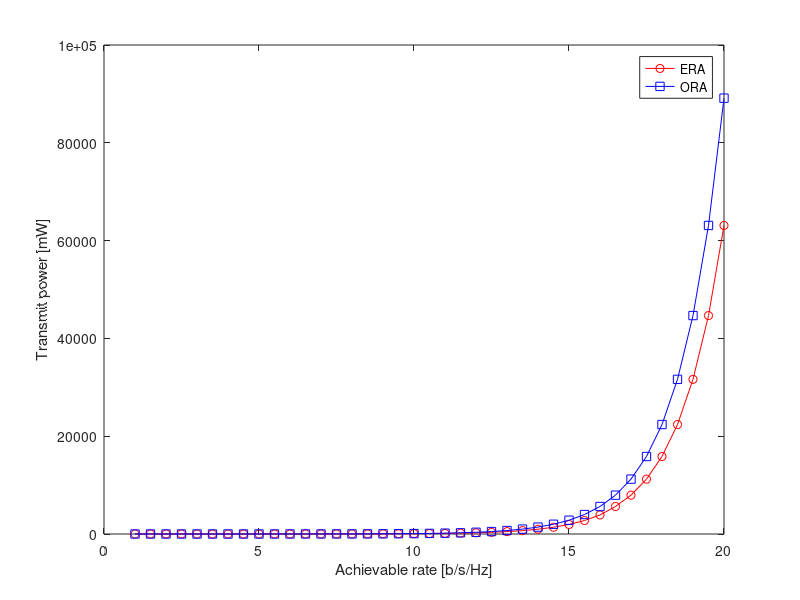
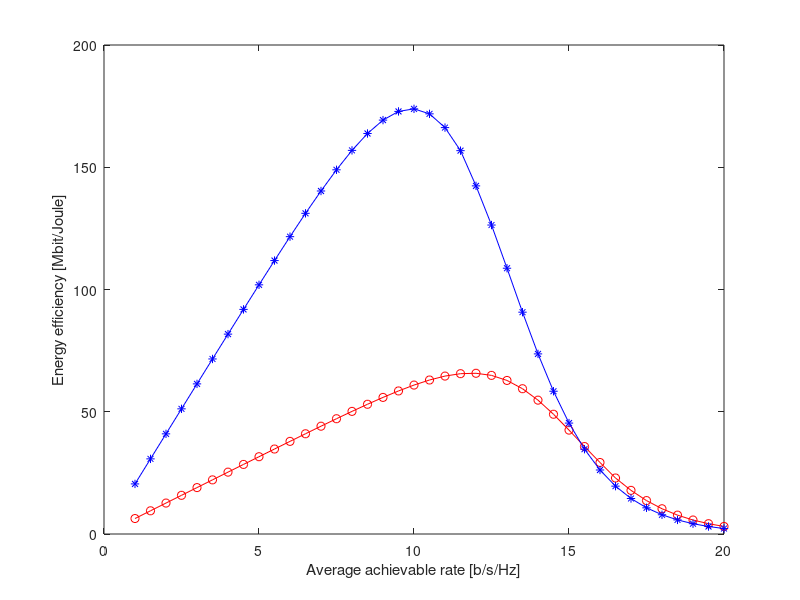

Here is the MATLAB script that generated these plots, in order: (Note: this script raises an error after producing the figures.)
clear;
close all;

sim_trials = 5*1e5; %Number of simulation trails

% R_th = 5; %Predefined data rate bit/s/Hz
% SNR_th = 2^R_th-1; %Predefined SNR threshold

N_RIS = 5; %Number of RISs

% L = randi([20, 30], 1, N_RIS); %Number of elements at each RIS
% L = 25*ones(1, N_RIS); %Element setting L1
% L = 40*ones(1, N_RIS); %Element setting L2
% L = [20 30 40 50 60]; %Element setting L3
L = [60 50 40 30 20]; %Element setting L4

kappa_nl = 1; %Amplitude reflection coefficient

%Nakagami m parameter (random)
% m_0 = 2.5 + rand; %Scale parameter, Heuristic setting
m_0 = 3.551542983398091;

% m_h = 2.5 + rand(N_RIS, 1);
m_h = [2.72692063869142;3.18539808499718;2.97177594571026;2.97218021688479;2.98236942594706];

% m_g = 2.5 + rand(N_RIS, 1);
m_g = [3.24995839689103;2.63233191045873;3.16576836183012;3.40081750859119;3.45261429002219];

%--------------------------------------------------------------------------
%Network area
x_area_min = 0;
x_area_max = 100;
y_area_min = 0;
y_area_max = 10;

%Source location
x_source = x_area_min;
y_source = y_area_min;

%Destination location
x_des = x_area_max;
y_des = y_area_min;

%Random topology
x_RIS = x_area_min + (x_area_max-x_area_min)*rand(N_RIS, 1); % [num_RIS x 1] vector
y_RIS = y_area_min + (y_area_max-y_area_min)*rand(N_RIS, 1);

% %Location setting D1
% x_RIS = [7; 13; 41; 75; 93];
% y_RIS = [2; 6; 8; 4; 3];

%Location setting D2
x_RIS = [5; 13; 37; 69; 91];
y_RIS = [2; 7; 6; 1; 3];

% %Line topology
% x_RIS = linspace(x_area_min+x_area_max/N_RIS, x_area_max-x_area_max/N_RIS, N_RIS)'; % [num_RIS x 1] vector
% y_RIS = y_area_max*ones(N_RIS, 1);

%Compute location of nodes
pos_source = [x_source, y_source];
pos_des = [x_des, y_des];
pos_RIS = [x_RIS, y_RIS]; %[num_RIS x 2] matrix

%Compute distances
d_sr = sqrt(sum((pos_source - pos_RIS).^2 , 2)); %[num_RIS x 1] vector
d_rd = sqrt(sum((pos_RIS - pos_des).^2 , 2));
d_sd = sqrt(sum((pos_source - pos_des).^2 , 2));

%--------------------------------------------------------------------------
%Path-loss model
%Carrier frequency (in GHz)
fc = 3; % GHz

%3GPP Urban Micro in 3GPP TS 36.814, Mar. 2010. 
%Note that x is measured in meter

%NLoS path-loss component based on distance
pathloss_NLOS = @(x) db2pow(-22.7 - 26*log10(fc) - 36.7*log10(x));

antenna_gain_S = db2pow(5); %Source antenna gain, dBi
antenna_gain_RIS = db2pow(5); %Gain of each element of a RIS, dBi
antenna_gain_D = db2pow(0); %Destination antenna gain, dBi

%--------------------------------------------------------------------------
%Noise power and Transmit power P_S
%Bandwidth
BW = 10e6; %10 MHz

%Noise figure (in dB)
noiseFiguredB = 10;

%Compute the noise power in dBm
sigma2dBm = -174 + 10*log10(BW) + noiseFiguredB; %-94 dBm
sigma2 = db2pow(sigma2dBm);

P_S_dB = -30:.1:50; %Transmit power of the source, dBm, e.g., 200mW = 23dBm

SNR_dB = P_S_dB - sigma2dBm; %Average transmit SNR, dB = dBm - dBm

%% SIMULATION

%Direct channel h_0
Omg_0 = pathloss_NLOS(d_sd)*antenna_gain_S; %Omega of S->D link

h_0 = random('Naka', m_0, Omg_0, [1, sim_trials]);
SNR_h0 = abs(h_0).^2;

V_n = zeros(N_RIS, sim_trials);
Omg_h = zeros(N_RIS, 1); 
Omg_g = zeros(N_RIS, 1); 

for nn = 1:N_RIS
    for kk = 1:L(nn)
        Omg_h(nn) = pathloss_NLOS(d_sr(nn))*antenna_gain_S*antenna_gain_RIS*L(nn); %Omega S->R
        Omg_g(nn) = pathloss_NLOS(d_rd(nn))*antenna_gain_RIS*L(nn)*antenna_gain_D; %Omega R->D
        
        h_nl = random('Naka', m_h(nn), Omg_h(nn), [1, sim_trials]);
        g_nl = random('Naka', m_g(nn), Omg_g(nn), [1, sim_trials]);
        
        U_nl = kappa_nl * h_nl .* g_nl;
        
        V_n(nn, :) = V_n(nn, :) + U_nl;
    end
end

%ERA scheme
T_ERA   = sum(V_n, 1);
Z_ERA   = h_0 + T_ERA; %Magnitude of the e2e channel
Z2_ERA  = Z_ERA.^2; %Squared magnitude of the e2e channel

%ORA scheme
[V_M_ORA, id_RIS] = max(V_n, [], 1); %V_M for the best RIS
R_ORA   = h_0 + V_M_ORA; %Magnitude of the e2e channel
R2_ORA  = R_ORA.^2; %Squared magnitude of the e2e channel


%% Performance metrics

for isnr = 1:length(SNR_dB)
    fprintf('EC, SNR = %d \n', SNR_dB(isnr));
    snr = 10^(SNR_dB(isnr)/10);
    
    EC_ERA_sim(isnr) = mean(log2(1+snr*Z2_ERA));
    EC_ORA_sim(isnr) = mean(log2(1+snr*R2_ORA));
    
end

%% Numerical Performance Analysis

% Transmit Power
EC = 1:.5:20;
P_tx_ERA = zeros(1, length(EC));
P_tx_ORA = zeros(1, length(EC));

for ii = 1:length(EC)
    idx = find(EC_ERA_sim <= EC(ii));
    P_tx_ERA(ii) = db2pow(P_S_dB(idx(end))); %10^(SNR_dB(idx(end))/10);
    idx = find(EC_ORA_sim <= EC(ii));
    P_tx_ORA(ii) = db2pow(P_S_dB(idx(end))); %10^(SNR_dB(idx(end))/10);
end

figure;
plot(EC, P_tx_ERA, 'ro-'); hold on
plot(EC, P_tx_ORA, 'bs-'); hold on

xlabel('Achievable rate [b/s/Hz]')
ylabel('Transmit power [mW]')
legend('ERA', 'ORA', 'location', 'best')

% Engery Efficiency

P_c_S = db2pow(10); %Circuit dissipated power at S = 10 dBm
P_c_D = db2pow(10); %Circuit dissipated power at S = 10 dBm
P_c_element = 7.8; % mW

for kk=1:length(EC)
    P_total_ERA(kk) = P_tx_ERA(kk) + sum(L)*P_c_element + P_c_S + P_c_D;
    P_total_ORA(kk) = P_tx_ORA(kk) + max(L)*P_c_element + P_c_S + P_c_D;
end

EE_ERA = BW*EC./P_total_ERA/1e3;
EE_ORA = BW*EC./P_total_ORA/1e3;

figure;
plot(EC, EE_ERA, 'ro-'); hold on
plot(EC, EE_ORA, 'b*-'); hold on
xlabel('Average achievable rate [b/s/Hz]')
ylabel('Energy efficiency [Mbit/Joule]')
legend('ERA scheme', 'ORA scheme', ...
    'location', 'ne')

save('data_EE_setL4.mat', ...
    'EE_ERA', ...
    'EE_ORA')
